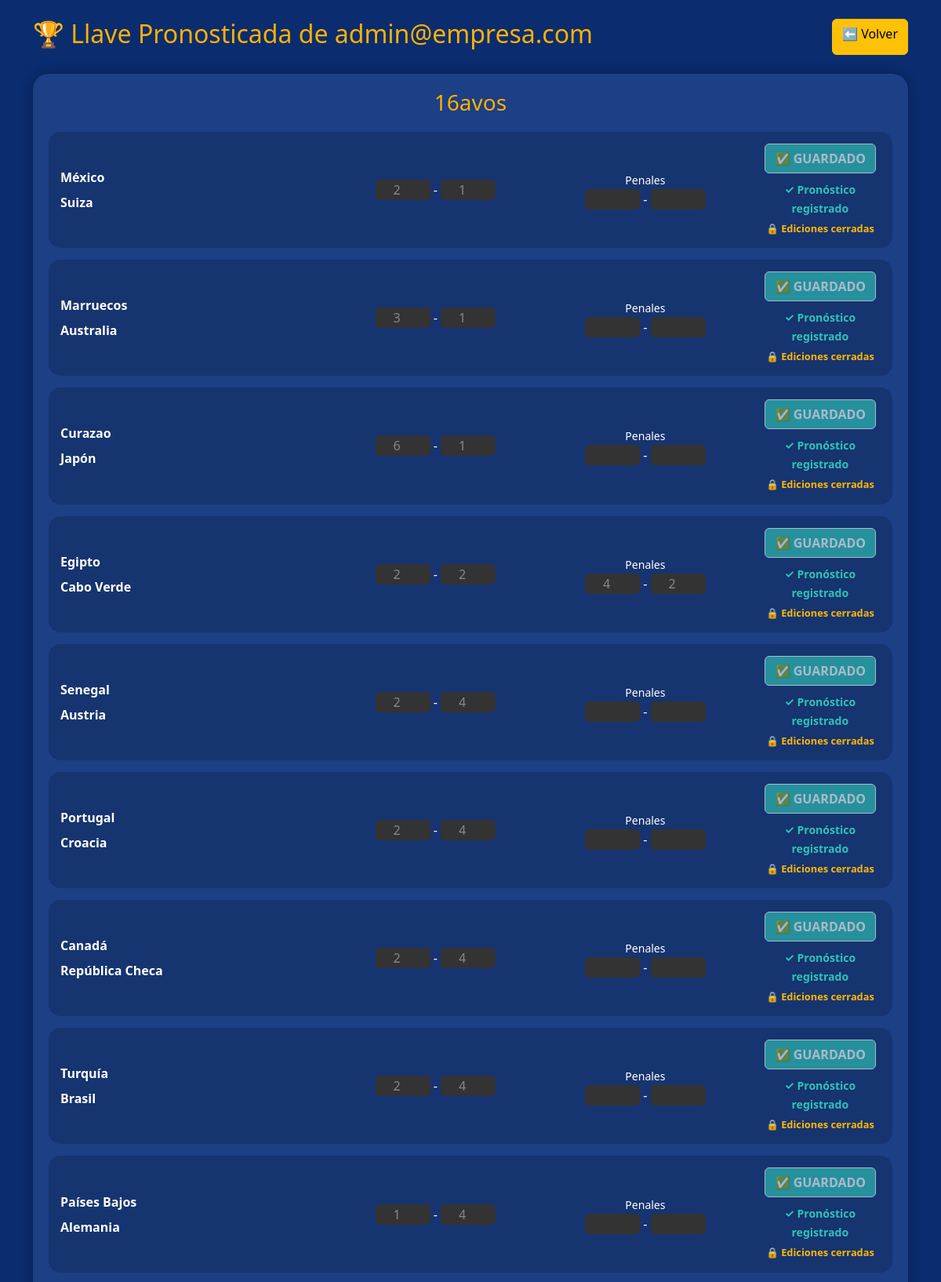
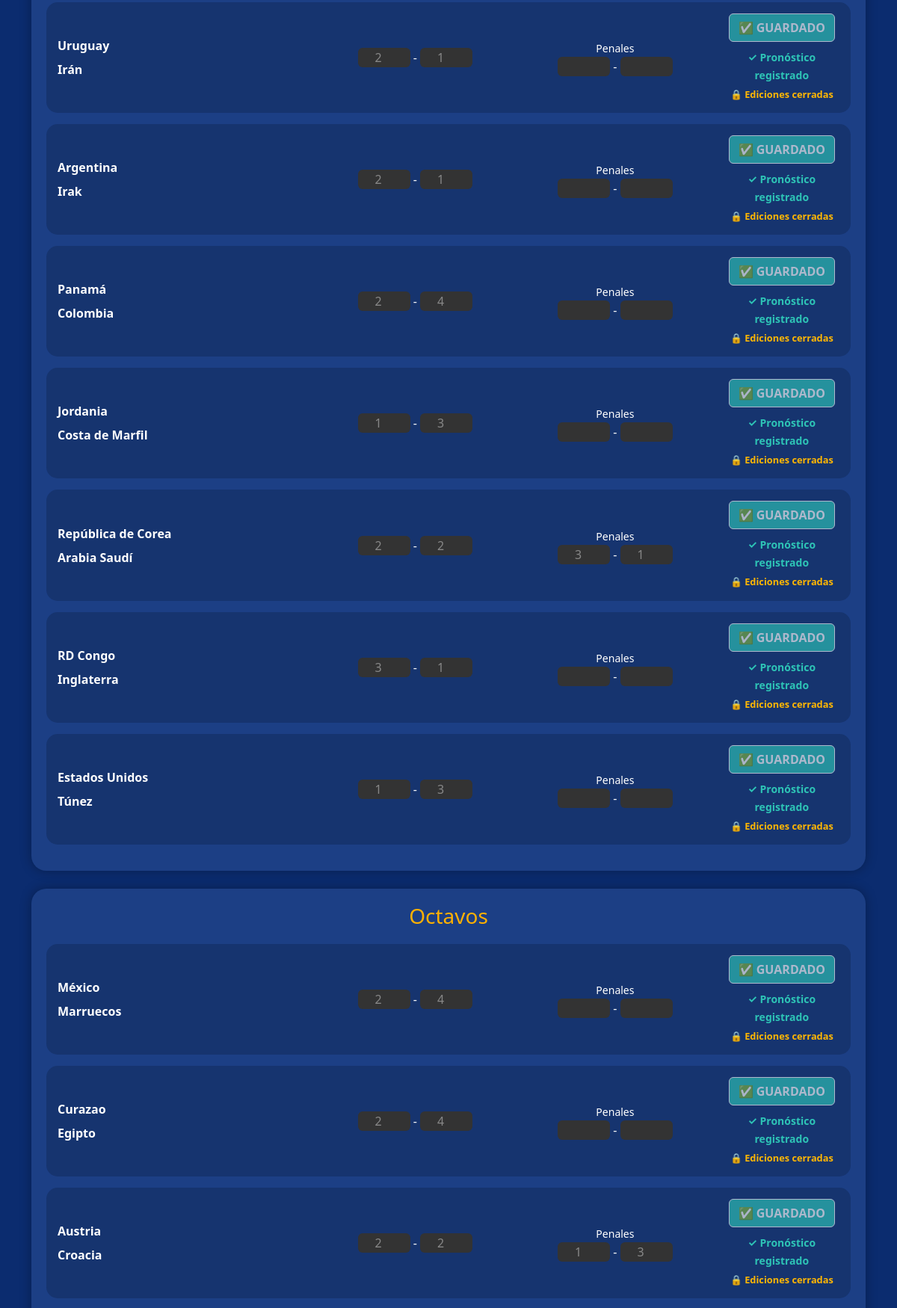
Page /llaves-usuario/2 (signed in, upper part) on the committed database (2 pictures, top to bottom).
### app.py (models this page shows)
class User(UserMixin, db.Model):
    id = db.Column(db.Integer, primary_key=True)
    correo = db.Column(db.String(150), unique=True)
    nombre_usuario = db.Column(db.String(50), unique=True, nullable=False) # <--- ESTO ES LO NUEVO
    password = db.Column(db.String(255))
    puntos = db.Column(db.Integer, default=0)
    admin = db.Column(db.Boolean, default=False)

class Partido(db.Model):
    id = db.Column(db.Integer, primary_key=True)
    grupo = db.Column(db.String(10))
    fecha = db.Column(db.String(50))
    equipo_local = db.Column(db.String(100), nullable=False)
    equipo_visitante = db.Column(db.String(100), nullable=False)
    bandera_local = db.Column(db.String(200))
    bandera_visitante = db.Column(db.String(200))
    goles_local = db.Column(db.Integer)
    goles_visitante = db.Column(db.Integer)
    penales_local = db.Column(db.Integer)
    penales_visitante = db.Column(db.Integer)
    siguiente_partido = db.Column(db.Integer)
    posicion_siguiente = db.Column(db.String(10))

class PronosticoEliminatoria(db.Model):
    id = db.Column(db.Integer, primary_key=True)
    usuario_id = db.Column(
        db.Integer,
        db.ForeignKey("user.id")
    )
    partido_id = db.Column(
        db.Integer,
        db.ForeignKey("partido.id")
    )
    goles_local = db.Column(db.Integer)
    goles_visitante = db.Column(db.Integer)
    penales_local = db.Column(db.Integer)
    penales_visitante = db.Column(db.Integer)

### app.py (the view)
@app.route("/llaves-usuario/<int:usuario_id>")
@login_required
def llaves_usuario(usuario_id):
    usuario = User.query.get_or_404(usuario_id)
    partidos = calcular_llaves_simuladas(
        "pronostico",
        usuario.id
    )
    pronosticos_eliminatoria = PronosticoEliminatoria.query.filter_by(
        usuario_id=usuario.id
    ).all()
    pronosticos_dict = {
        p.partido_id: p
        for p in pronosticos_eliminatoria
    }
    return render_template(
        "llaves_usuario.html",
        partidos=partidos,
        pronosticos=pronosticos_dict,
        usuario_visto=usuario
    )

### app.py (called while the page is built)
@app.context_processor
def inject_bandera():
    return dict(bandera=bandera)

@login_manager.user_loader
def load_user(user_id):
    return User.query.get(int(user_id))

### templates/llaves_usuario.html (shortened to what this page needs)
<!DOCTYPE html>
<html lang="es">
<head>
    <link href="https://cdn.jsdelivr.net/npm/bootstrap@5.3.3/dist/css/bootstrap.min.css" rel="stylesheet">
</head>
<body>
<div class="container mt-4">
    <div class="d-flex justify-content-between mb-4">
        <h2 style="color:#ffb100;">
            🏆 Llave Pronosticada de {{ usuario_visto.correo }}
        </h2>
        <a href="/dashboard" class="btn btn-warning">
            ⬅ Volver
        </a>
    </div>
    <form method="POST">
        {% set fases = [
            "16avos",
            "Octavos",
            "Cuartos",
            "Semis",
            "3er Puesto",
            "Final"
        ] %}
        {% for fase in fases %}
        <div class="card-fase mb-4">
            <h3 class="fase-titulo">
                {{ fase }}
            </h3>
            {% for p in partidos %}
                {% if p.grupo == fase %}
                <div class="partido">
                    <div class="row align-items-center">
                        <div class="col-md-4">
                            <div class="equipo d-flex align-items-center">
                                {{ p.equipo_local }}
                            </div>
                            <div class="equipo d-flex align-items-center mt-2">
                                {{ p.equipo_visitante }}
                            </div>
                        </div>
                        <div class="col-md-3 text-center">
                            <input
                                type="number"
                                class="resultado"
                                name="local_{{ p.id }}"
                                value="{{ pronosticos.get(p.id).goles_local if pronosticos.get(p.id) else '' }}"
                                {% if pronosticos.get(p.id) or current_user.id != usuario_visto.id %}disabled{% endif %}
                            >
                            -
                            <input
                                type="number"
                                class="resultado"
                                name="visitante_{{ p.id }}"
                                value="{{ pronosticos.get(p.id).goles_visitante if pronosticos.get(p.id) else '' }}"
                                {% if pronosticos.get(p.id) or current_user.id != usuario_visto.id %}disabled{% endif %}
                            >
                        </div>
                        <div class="col-md-3 text-center">
                            <small>Penales</small><br>
                            <input
                                type="number"
                                class="resultado"
                                name="pen_local_{{ p.id }}"
                                value="{{ pronosticos.get(p.id).penales_local if pronosticos.get(p.id) else '' }}"
                                {% if pronosticos.get(p.id) or current_user.id != usuario_visto.id %}disabled{% endif %}
                            >
                            -
                            <input
                                type="number"
                                class="resultado"
                                name="pen_vis_{{ p.id }}"
                                value="{{ pronosticos.get(p.id).penales_visitante if pronosticos.get(p.id) else '' }}"
                                {% if pronosticos.get(p.id) or current_user.id != usuario_visto.id %}disabled{% endif %}
                            >
                        </div>
                        <div class="col-md-2 text-center">
                            {% if current_user.id == usuario_visto.id %}
                                <button
                                    type="button"
                                    id="btn-{{ p.id }}"
                                    class="btn {% if pronosticos.get(p.id) %}btn-guardado{% else %}btn-guardar{% endif %}"
                                    onclick="guardarPronostico({{ p.id }})"
                                    {% if pronosticos.get(p.id) %}disabled{% endif %}
                                >
                                    {% if pronosticos.get(p.id) %}
                                        ✅ GUARDADO
                                    {% else %}
                                        GUARDAR
                                    {% endif %}
                                </button>
                                <div id="estado-{{ p.id }}" class="mt-2">
                                    {% if pronosticos.get(p.id) %}
                                        <small style="color:#2ec4b6;font-weight:bold;">
                                            ✓ Pronóstico registrado
                                        </small>
                                        <br>
                                        {% if edicion_habilitada %}
                                            <button
                                                type="button"
                                                class="btn btn-sm btn-primary mt-1"
                                                onclick="habilitarEdicion({{ p.id }})"
                                            >
                                                ✏️ Editar Pronóstico
                                            </button>
                                        {% else %}
                                            <div style="color:#ffb703; font-size:0.8rem; margin-top:5px; font-weight:bold;">
                                                🔒 Ediciones cerradas
                                            </div>
                                        {% endif %}
                                    {% endif %}
                                </div>
                            {% else %}
                                <div class="badge bg-info">
                                    👁️ Solo lectura
                                </div>
                            {% endif %}
                        </div>
                    </div>
                </div>
                {% endif %}
            {% endfor %}
        </div>
        {% endfor %}
    </form>
</div>
</body>
</html>

### templates/llaves_usuario.html (style rules this page uses)
body { background: #0b2c6f; color: white; }
.card-fase { background: #1c3f85; border-radius: 20px; box-shadow: 0 0 15px rgba(0,0,0,.3); padding: 20px; }
.partido { background: #16346f; border-radius: 15px; padding: 15px; margin-bottom: 15px; }
.equipo { font-weight: bold; font-size: 16px; }
.resultado { width: 70px; text-align: center; background: black; color: white; border: none; border-radius: 6px; }
.resultado:disabled { background: #333333; color: #888888; }
.btn-guardado { background: #2ec4b6 !important; color: white !important; font-weight: bold; }
.fase-titulo { color: #ffb100; text-align: center; margin-bottom: 20px; }

### rows in the picture
User: correo "admin@empresa.com"
Partido: equipo_local "México", equipo_visitante "Suiza", equipo_local "México"
PronosticoEliminatoria: get "2", get "1"
Partido: equipo_local "Marruecos", equipo_visitante "Australia", equipo_visitante "Marruecos"
PronosticoEliminatoria: get "3", get "1"
Partido: equipo_local "Curazao", equipo_visitante "Japón", equipo_local "Curazao"
PronosticoEliminatoria: get "6", get "1"
Partido: equipo_local "Egipto", equipo_visitante "Cabo Verde", equipo_visitante "Egipto"
PronosticoEliminatoria: get "2", get "4"
Partido: equipo_local "Senegal", equipo_visitante "Austria", equipo_local "Austria"
PronosticoEliminatoria: get "2", get "4"
Partido: equipo_local "Portugal", equipo_visitante "Croacia", equipo_visitante "Croacia"
PronosticoEliminatoria: get "2", get "4"
Partido: equipo_local "Canadá", equipo_visitante "República Checa"
PronosticoEliminatoria: get "2", get "4"
Partido: equipo_local "Turquía", equipo_visitante "Brasil"
PronosticoEliminatoria: get "2", get "4"
Partido: equipo_local "Países Bajos", equipo_visitante "Alemania"
PronosticoEliminatoria: get "1", get "4"
Partido: equipo_local "Uruguay", equipo_visitante "Irán"
PronosticoEliminatoria: get "2", get "1"
Partido: equipo_local "Argentina", equipo_visitante "Irak"
PronosticoEliminatoria: get "2", get "1"
Partido: equipo_local "Panamá", equipo_visitante "Colombia"
PronosticoEliminatoria: get "2", get "4"
Partido: equipo_local "Jordania", equipo_visitante "Costa de Marfil"
PronosticoEliminatoria: get "1", get "3"
Partido: equipo_local "República de Corea", equipo_visitante "Arabia Saudí"
PronosticoEliminatoria: get "2", get "3", get "1"
Partido: equipo_local "RD Congo", equipo_visitante "Inglaterra"
PronosticoEliminatoria: get "3", get "1"
Partido: equipo_local "Estados Unidos", equipo_visitante "Túnez"
PronosticoEliminatoria: get "1", get "3"
PronosticoEliminatoria: get "2", get "4"
PronosticoEliminatoria: get "2", get "4"
PronosticoEliminatoria: get "2", get "2", get "1", get "3"

### other values in the picture
{{ fase }} "16avos" "Octavos"
